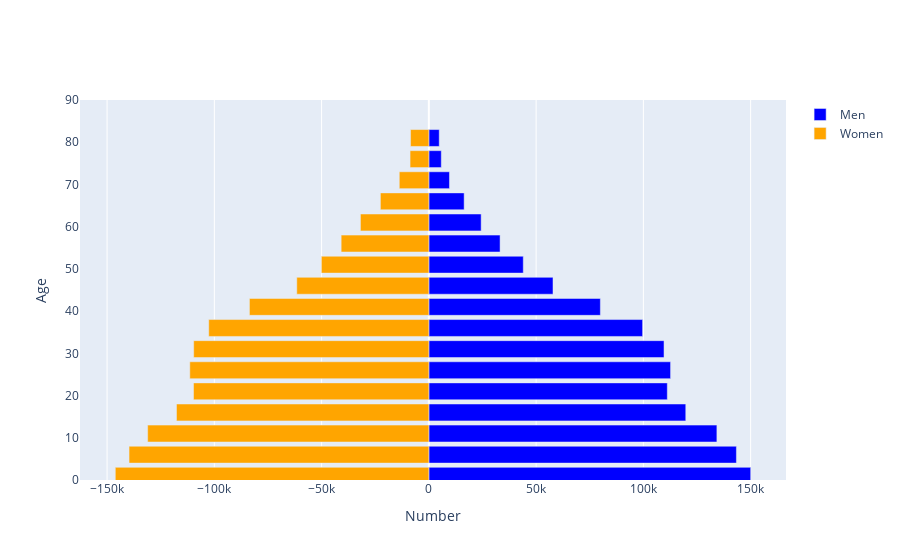

The notebook cell this image was saved under:
### Code cell
def pop_pyramid_df(years, ctry):
    age_rangez = []
    # Ranges top out at 80, and go in five year increments
    for i in years:
        age_rangez.append(f"{i:02d}"+f"{i+4:02d}")
    
    age_rangez.append("80UP")
    
    male_variablez = {"SP.POP."+age_range+".MA":"Males "+age_range for age_range in age_rangez}
    female_variablez = {"SP.POP."+age_range+".FE":"Females "+age_range for age_range in age_rangez}
    
    variablez = male_variablez
    variablez.update(female_variablez)
    
    dfz = wbdata.get_dataframe(variablez,country=ctry)
    return df.query("date=='2020'").sum(axis=0)

pop_pyramid_df(range(0,80,5), "BWA")

import plotly.offline as py
import plotly.graph_objs as go
import pandas as pd
import numpy as np

py.init_notebook_mode(connected=True)

layout = go.Layout(barmode='overlay',
                   yaxis=go.layout.YAxis(range=[0, 90], title='Age'),
                   xaxis=go.layout.XAxis(title='Number'))
year = 2020

bins = [go.Bar(x = df.loc[str(year),:].filter(regex="Male").values,
               y = [int(s[:2])+1 for s in age_ranges],
               orientation='h',
               name='Men',
               marker=dict(color='blue'),
               hoverinfo='skip'
               ),

        go.Bar(x = -df.loc[str(year),:].filter(regex="Female").values,
               y=[int(s[:2])+1 for s in age_ranges],
               orientation='h',
               name='Women',
               marker=dict(color='orange'),
               hoverinfo='skip',
               )
        ]
py.iplot(dict(data=bins, layout=layout))

#Gets pop. pyramid by year 
years = range(2020,1960,-10)

bins = [go.Bar(x = df.loc[str(year),:].filter(regex="Male").values,
               y = [int(s[:2])+1 for s in age_ranges],
               orientation='h',
               name='Men {:d}'.format(year),
               hoverinfo='skip'
              )
        for year in years]
          
bins += [go.Bar(x = -df.loc[str(year),:].filter(regex="Female").values,
                y=[int(s[:2])+1 for s in age_ranges],
                orientation='h',
                name='Women {:d}'.format(year),
                hoverinfo='skip',
               )
         for year in years]

py.iplot(dict(data=bins, layout=layout))

### Figure 1 — Plotly figure (JSON) as saved in the notebook; plotly's stock layout.template omitted (floating-point values rounded to 4 significant figures)
{"data": [{"hoverinfo": "skip", "marker": {"color": "blue"}, "name": "Men", "orientation": "h", "type": "bar", "x": [150033, 143378, 134270, 119764, 111166, 112678, 109632, 99640, 79951, 57874, 44020, 33205, 24387, 16458, 9612, 5798, 4843], "y": [1, 6, 11, 16, 21, 26, 31, 36, 41, 46, 51, 56, 61, 66, 71, 76, 81]}, {"hoverinfo": "skip", "marker": {"color": "orange"}, "name": "Women", "orientation": "h", "type": "bar", "x": [-146162, -139746, -131076, -117640, -109699, -111431, -109624, -102611, -83636, -61566, -50099, -40877, -31884, -22585, -13784, -8753, -8523], "y": [1, 6, 11, 16, 21, 26, 31, 36, 41, 46, 51, 56, 61, 66, 71, 76, 81]}], "layout": {"autosize": true, "barmode": "overlay", "xaxis": {"autorange": true, "range": [-162600.0, 166500.0], "title": {"text": "Number"}, "type": "linear"}, "yaxis": {"range": [0, 90], "title": {"text": "Age"}, "type": "linear"}}}
